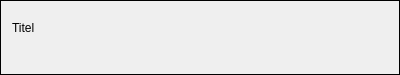
<?xml version="1.0" encoding="UTF-8"?>
<ui version="4.0">
 <class>ScriptInput</class>
 <widget class="QFrame" name="ScriptInput">
  <property name="geometry">
   <rect>
    <x>0</x>
    <y>0</y>
    <width>400</width>
    <height>75</height>
   </rect>
  </property>
  <property name="windowTitle">
   <string>Form</string>
  </property>
  <property name="frameShape">
   <enum>QFrame::Box</enum>
  </property>
  <layout class="QVBoxLayout" name="verticalLayout">
   <item>
    <widget class="QLabel" name="title">
     <property name="sizePolicy">
      <sizepolicy hsizetype="Preferred" vsizetype="Preferred">
       <horstretch>0</horstretch>
       <verstretch>0</verstretch>
      </sizepolicy>
     </property>
     <property name="text">
      <string>Titel</string>
     </property>
    </widget>
   </item>
   <item>
    <layout class="QFormLayout" name="inputs"/>
   </item>
   <item>
    <layout class="QHBoxLayout" name="buttons">
     <item>
      <spacer name="horizontalSpacer">
       <property name="orientation">
        <enum>Qt::Horizontal</enum>
       </property>
       <property name="sizeHint" stdset="0">
        <size>
         <width>40</width>
         <height>20</height>
        </size>
       </property>
      </spacer>
     </item>
    </layout>
   </item>
  </layout>
 </widget>
 <resources/>
 <connections/>
</ui>
